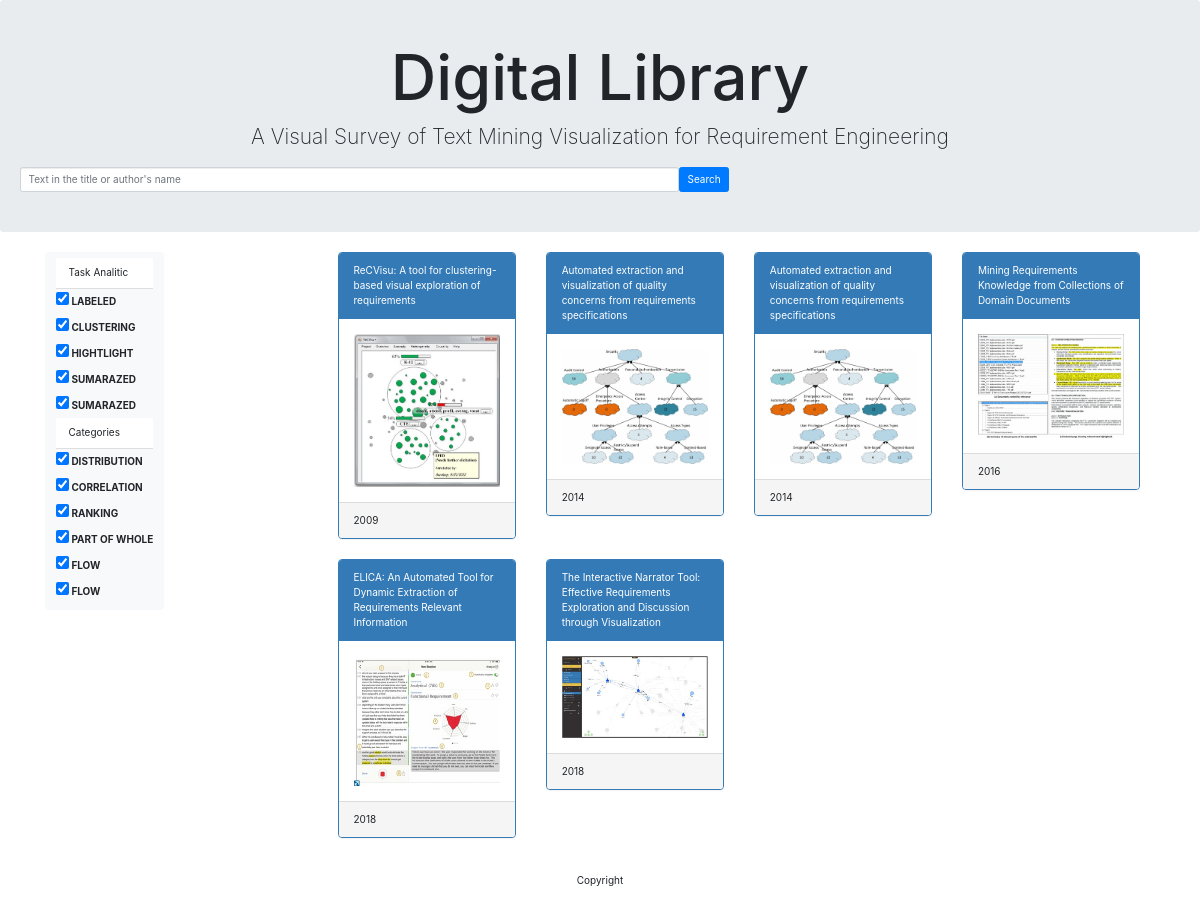
Before: / with the older database file.
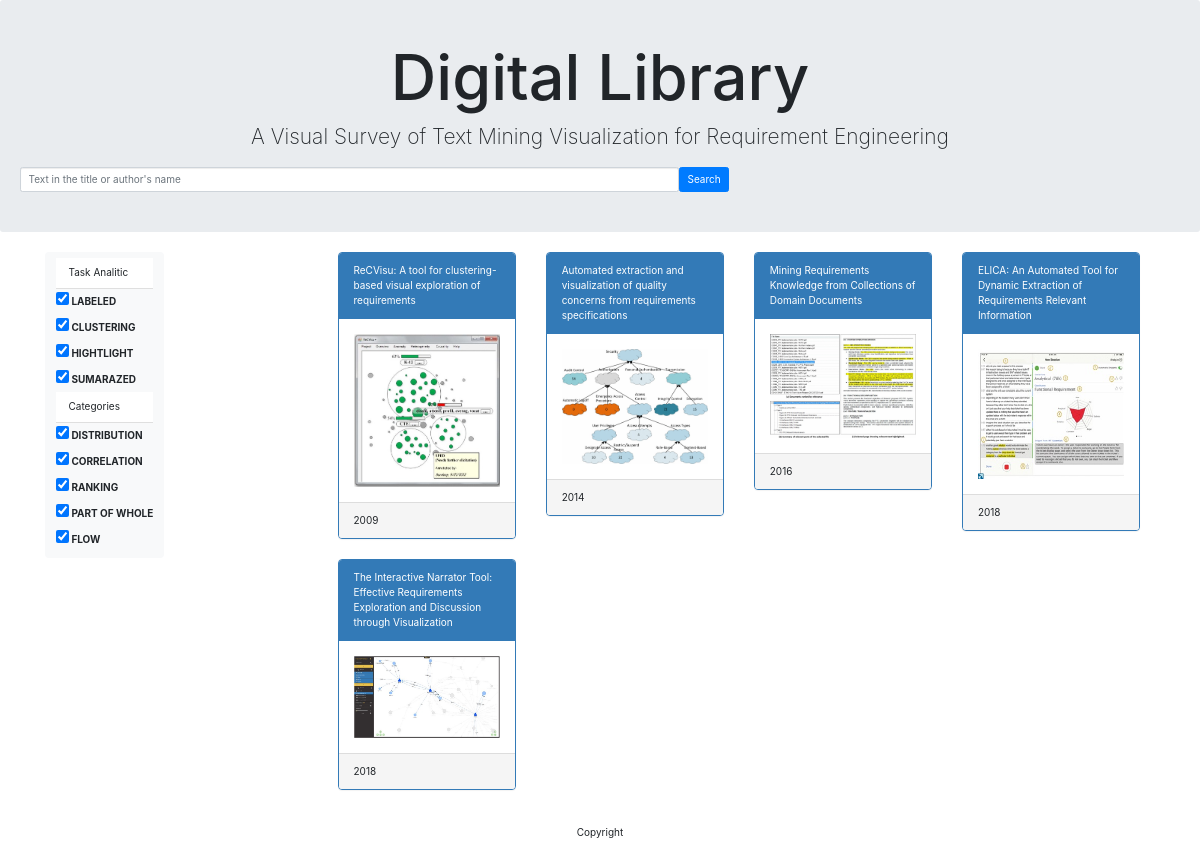
After: the same page with the newer database file.
### appdigilib/models.py (models this page shows, shortened)
class AnaliticTask(models.Model):
    task = models.CharField(max_length=250)

class Category(models.Model):
    category = models.CharField(max_length=250)

class Article(models.Model):
    author = models.CharField(max_length=200)
    title = models.CharField(max_length=200)
    doi = models.CharField(max_length=250)
    text = models.TextField()
    published_date = models.IntegerField()
    categories = models.ManyToManyField('Category')
    tasks = models.ManyToManyField('AnaliticTask')
    image = models.ForeignKey(Image, on_delete=models.CASCADE)

class Image(models.Model):
    image = models.ImageField(upload_to='images/')

### appdigilib/views.py (the view)
@requires_csrf_token
def List(request):
    if request.method == 'POST':                                                #Comprueba si el metodo el POST, viene de la busqueda
        string_search = request.POST.get('search')                              #El texto que tengo que buscar
        articles = Article.objects.filter(Q(title__contains = string_search) | Q(author__contains = string_search))
    else:
        articles = Article.objects.all().order_by('published_date')             #Extrae todos los articulos
    categories = Category.objects.all()                                         #Extrae todas las cateorias insertadas
    tasks = AnaliticTask.objects.all()                                          #EXtrae todas las tareas analiticas insertadas
    images = Image.objects.all().order_by('article')                            #Extrae las imagenes de los articulos
    return render(request, 'list/index_list.html',
                  {'articles': articles, 'categories': categories, 'tasks': tasks, 'images': images})

### appdigilib/templates/list/index_list.html (shortened to what this page needs)
{% extends "list/index.html" %}
{% block content %}
    {% if articles %}
        {% for article in articles %}
            <div class="col-md-3">
                <div class="panel panel-primary" data-target="#Modal" >
                    <div class="panel-heading" data-toggle="modal" data-target="#Modal" id="{{ article.id }}" data-whatever="{{article.title}}">{{ article.title}}</div>
                    <div class="panel-body"><img class="img-responsive" style="width:100%" src="{{article.image.image.url}}"></div>
                    <div class="panel-footer" >{{ article.published_date}}</div>
                </div>
            </div>
        {% endfor %}
    {% else %}
		<h1> There is not article to show</h1>
    {% endif %}
{% endblock %}

### appdigilib/templates/list/index.html (shortened to what this page needs)
<!DOCTYPE html>
{% load static %}
<html lang="en">
<head>
    <link rel="stylesheet" href="//netdna.bootstrapcdn.com/bootstrap/3.1.0/css/bootstrap.min.css">
    <link rel="stylesheet" href="{% static 'assets/css/bootstrap.css' %}">
</head>
<body>
    <div class="jumbotron">
        <div class="container text-center">
             <h1>Digital Library</h1>
             <p>A Visual Survey of Text Mining Visualization for Requirement Engineering</p>
        </div>
        <div width="100%" >
            <form method="POST" class="form-inline center" action="/"> {%csrf_token %}
                <input type="text" name="search" class="form-control search-group-continer" size="96%" aling placeholder="Text in the title or author's name" align="center">
                <button type="submit" class="btn btn-primary" onclick="{{ buscar }}">Search</button>
            </form>
        </div>
    </div>
    <div class="container">
        <div class="col-md-3">
            <div class="row" align="left" position= 'fixed'>
                <nav class="navbar navbar-expand-lg navbar-light bg-light">
                    <ul class="list-group list-group-flush">
                    <li class="list-group-item">Task Analitic</li>
                        {% if tasks %}
                            {% for task in tasks %}
                                <label>
                                    <input class="check_task" type="checkbox" name="{{task.task}}" aria-label="Checkbox for following text input" aria-valuetext="Source" id="{{task.task}}" checked>
                                    {{task.task}}
                                </label>
                            {% endfor %}
                        {% else %}
                            <h1>There is not task to show</h1>
                        {% endif %}
                    <li class="list-group-item">Categories</li>
                        {% if categories %}
                            {% for category in categories %}
                                <label>
                                   <input class="check_cat" type="checkbox" name="{{category.category}}" aria-label="Checkbox for following text input" aria-valuetext="Source" checked id="{{category.category}}">
                                   {{category.category}}
                                </label>
                            {% endfor%}
                        {% else %}
                            <h1>There is not category to show</h1>
                        {% endif %}
                    </ul>
                </nav>
           </div>
        </div>
        <div class="col-md-9">
            <div class="row" align="left" id="content1">
                {% block content%}
                {% endblock %}
            </div>
        </div>
    </div><br>
</body>
    <footer class="container-fluid text-center">
        <p align="center">Copyright</p>
    </footer>
</html>

Changed rows visible on the page:
removed AnaliticTask: task "SUMARAZED"
removed Category: category "FLOW"
removed Article: title "Automated extraction and visualization of quality concerns from requirements specifications", image.image (picture), published_date "2014"
